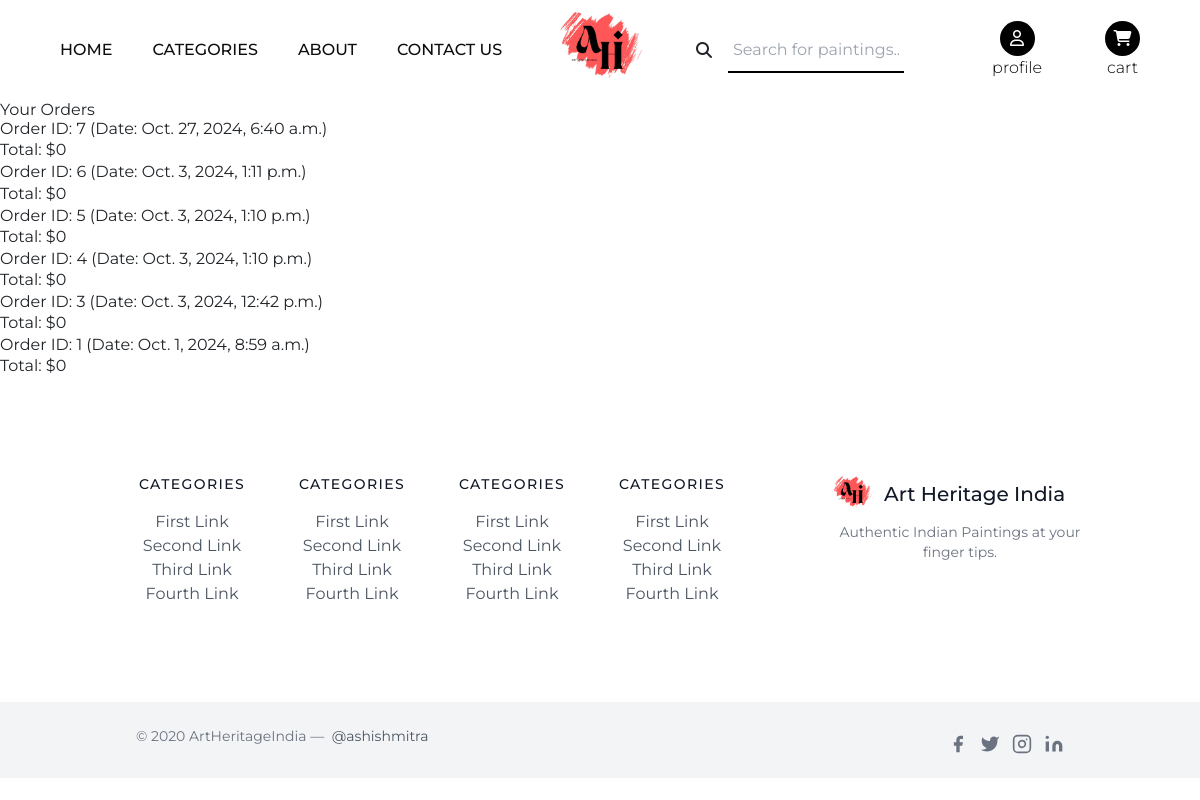
The app's page /orders/ (signed in), older data.
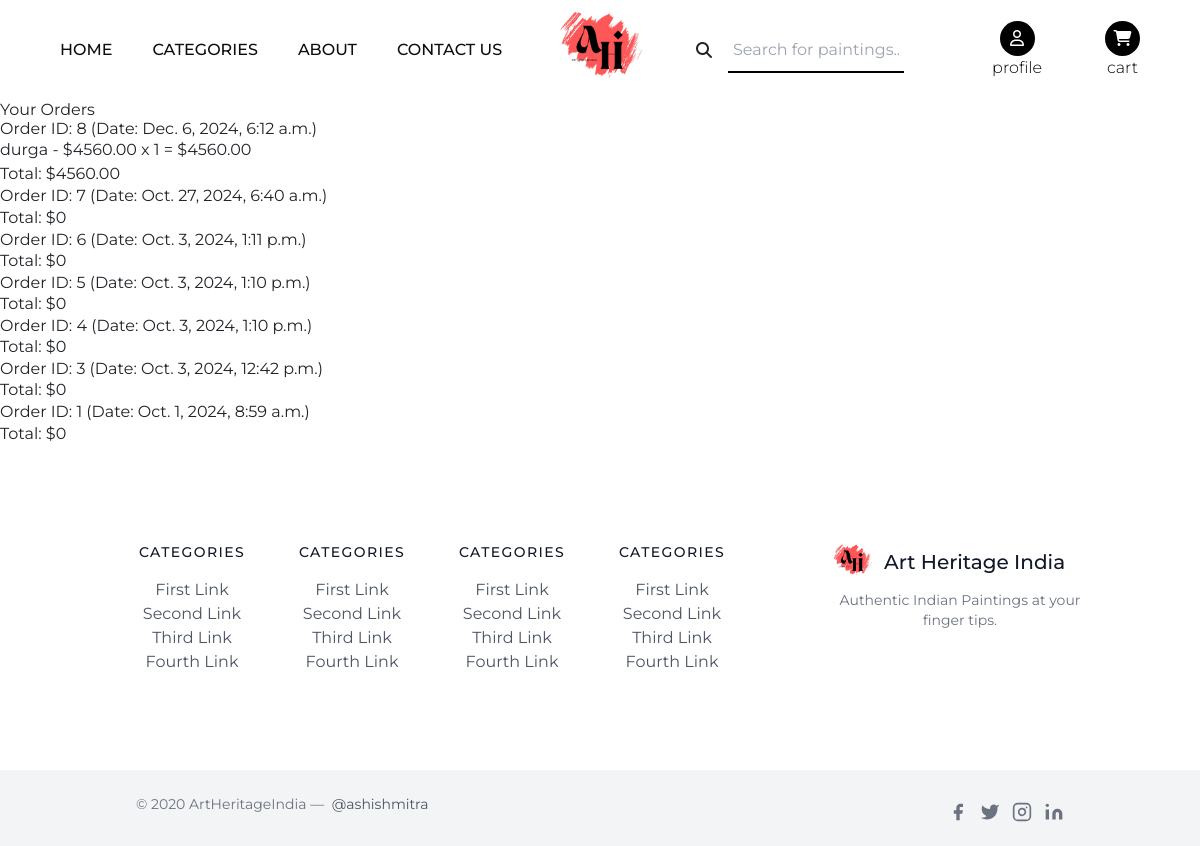
The same page, newer data.
### core/models.py (models this page shows, shortened)
class Order(models.Model):
    user = models.ForeignKey(User, on_delete=models.CASCADE)
    date_ordered = models.DateTimeField(auto_now_add=True)
    complete = models.BooleanField(default=False)
    shipping_address = models.CharField(max_length=255)
    shipping_city = models.CharField(max_length=100)
    shipping_state = models.CharField(max_length=100)
    shipping_zip = models.CharField(max_length=20)
    def get_cart_total(self):
        return sum(item.get_total() for item in self.orderitem_set.all())

class OrderItem(models.Model):
    order = models.ForeignKey(Order, on_delete=models.CASCADE)
    painting = models.ForeignKey(Painting, on_delete=models.CASCADE)
    quantity = models.PositiveIntegerField(default=1)
    def get_total(self):
        return self.painting.price * self.quantity

class Painting(models.Model):
    title = models.CharField(max_length=100)
    description = models.TextField()
    category = models.ForeignKey(Category, on_delete=models.CASCADE, related_name='paintings', default=None)
    image = models.ImageField(upload_to="products_images/", default=None, null=True )
    rating = models.DecimalField(decimal_places=1, max_digits=3, default=0.0, null=True)
    price = models.DecimalField(decimal_places=2, max_digits=10, default=1000.00, null=True)
    is_new = models.BooleanField(default=False)
    is_selling = models.BooleanField(default=False)

### core/views.py (the view)
# urls.py: path('orders/', views.view_orders, name='view_orders'),
@login_required
def view_orders(request):
    orders = Order.objects.filter(user=request.user).order_by('-date_ordered')
    return render(request, 'orders.html', {'orders': orders})

### templates/orders.html
{% extends "base.html" %}
{% block content %}
<h1>Your Orders</h1>
{% if orders %}
  <ul>
    {% for order in orders %}
      <li>
        <h2>Order ID: {{ order.id }} (Date: {{ order.date_ordered }})</h2>
        <ul>
          {% for item in order.orderitem_set.all %}
            <li>{{ item.painting.title }} - ${{ item.painting.price }} x {{ item.quantity }} = ${{ item.get_total }}</li>
          {% endfor %}
        </ul>
        <p>Total: ${{ order.get_cart_total }}</p>
      </li>
    {% endfor %}
  </ul>
{% else %}
  <p>You have not placed any orders yet.</p>
{% endif %}
{% endblock %}

Row changes from the older to the newer data that the page shows:
added Order: id "8", date_ordered "Dec. 6, 2024, 6:12 a.m.", get_cart_total "4560.00"
added OrderItem: painting "durga", painting.price "4560.00", quantity "1", get_total "4560.00"
